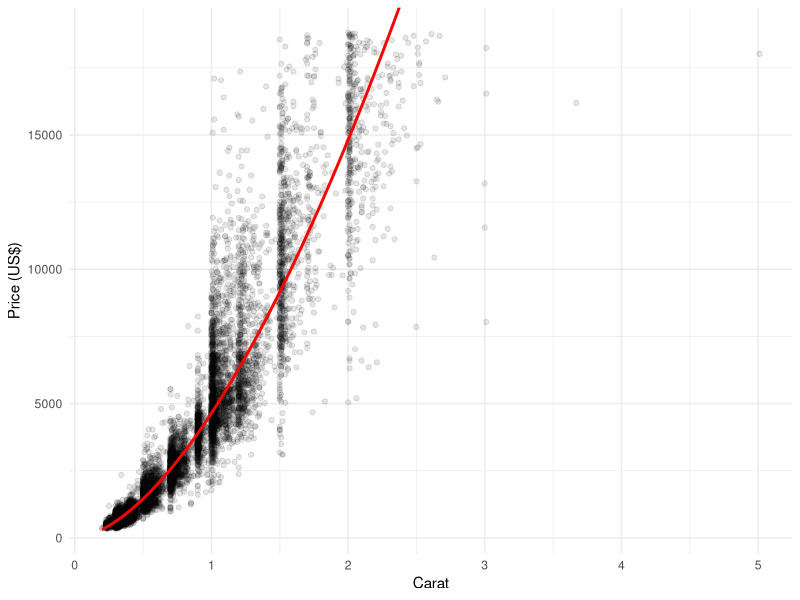
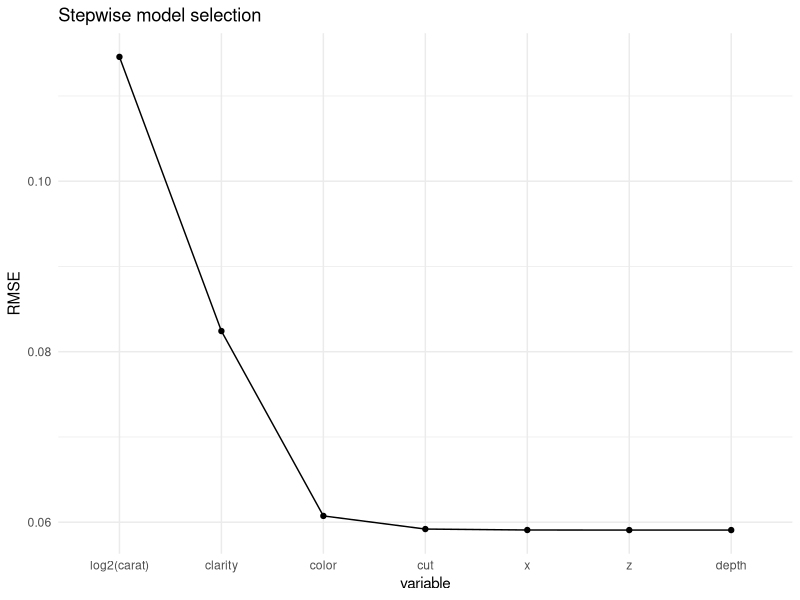

Generate these figures, in order, with R:
## ---- chunk 1
knitr::opts_chunk$set(echo = TRUE)
## ---- chunk 2
library(tidyverse)
library(modelr)

set.seed(1)
diamonds10k <- diamonds %>%
  sample_n(10000) %>%
  mutate(cut_ord = cut,
         color_ord = forcats::fct_relevel(color, rev(levels(color))),
         clarity_ord = clarity,
         cut = as.character(cut_ord),
         color = as.character(color_ord),
         clarity = as.character(clarity_ord))

diamonds10k
## ---- chunk 3
fit1 <- lm(log10(price) ~ log2(carat), data=diamonds10k)
## ---- chunk 4
fit2 <- lm(log10(price) ~ log2(carat) + cut + color + clarity, data=diamonds10k)
## ---- chunk 5
diamonds10k %>%
  add_predictions(fit1, "log10pred") %>%
  mutate(pred = 10^log10pred) %>%
  ggplot(aes(x=carat)) +
  geom_point(aes(y=price), alpha=0.1) +
  geom_line(aes(y=pred), color="red", size=1) +
  coord_cartesian(xlim=range(diamonds10k$carat),
                  ylim=range(diamonds10k$price)) +
  labs(x="Carat", y="Price (US$)") +
  theme_minimal()
## ---- chunk 6
library(broom)

glance(fit1)

glance(fit2)
## ---- chunk 7
AIC(fit1)
AIC(fit2)
## ---- chunk 8
BIC(fit1)
BIC(fit2)
## ---- chunk 9
sqrt(mean(resid(fit1)^2)) # direct calculation

modelr::rmse(fit1, diamonds10k) # convenience

modelr::rmse(fit2, diamonds10k)
## ---- chunk 10
mean(abs(resid(fit1))) # direct calculation

modelr::mae(fit1, diamonds10k) # convenience

modelr::mae(fit2, diamonds10k)
## ---- chunk 11
fit3 <- lm(log10(price) ~ log2(carat) + cut + color + clarity +
             x + y + z, data=diamonds10k)

fit4 <- lm(log10(price) ~ log2(carat) + cut + color + clarity +
             x + y + z + depth + table, data=diamonds10k)
## ---- chunk 12
rmse(fit1, diamonds10k) # 1 variable
rmse(fit2, diamonds10k) # 4 variables
rmse(fit3, diamonds10k) # 7 variables
rmse(fit4, diamonds10k) # 9 variables
## ---- chunk 13
mae(fit1, diamonds10k) # 1 variable
mae(fit2, diamonds10k) # 4 variables
mae(fit3, diamonds10k) # 7 variables
mae(fit4, diamonds10k) # 9 variables
## ---- chunk 14
set.seed(2)
diamonds_part <- resample_partition(diamonds10k,
                                    p=c(train=0.6,
                                        valid=0.2,
                                        test=0.2))

diamonds_part
## ---- chunk 15
fit_t1 <- lm(log10(price) ~ log2(carat), data=diamonds_part$train)

fit_t2 <- lm(log10(price) ~ log2(carat) + cut + color + clarity,
             data=diamonds_part$train)

fit_t3 <- lm(log10(price) ~ log2(carat) + cut + color + clarity +
               x + y + z, data=diamonds_part$train)

fit_t4 <- lm(log10(price) ~ log2(carat) + cut + color + clarity +
               x + y + z + depth + table, data=diamonds_part$train)
## ---- chunk 16
rmse(fit_t1, diamonds_part$valid) # 1 variable
rmse(fit_t2, diamonds_part$valid) # 4 variables
rmse(fit_t3, diamonds_part$valid) # 7 variables
rmse(fit_t4, diamonds_part$valid) # 9 variables
## ---- chunk 17
rmse(fit_t3, diamonds_part$test)
## ---- chunk 18
set.seed(3)

diamonds_train <- diamonds10k[-diamonds_part$test$idx,]

diamonds_cv <- crossv_kfold(diamonds_train, 5)

diamonds_cv
## ---- chunk 19
cv_t1 <- diamonds_cv %>%
  mutate(fit = purrr::map(train,
                   ~ lm(log10(price) ~ log2(carat), data = .)),
         rmse = purrr::map2_dbl(fit, test, ~ rmse(.x, .y)))

cv_t1
## ---- chunk 20
mean(cv_t1$rmse)
## ---- chunk 21
do_diamonds_cv <- function(formula) {
  diamonds_cv %>%
    mutate(fit = map(train,
                     ~ lm(formula, data = .)),
         rmse = map2_dbl(fit, test, ~ rmse(.x, .y))) %>%
    summarize(cv_rmse = mean(rmse)) %>%
    pull(cv_rmse)
}
## ---- chunk 22
do_diamonds_cv(log10(price) ~ log2(carat))

do_diamonds_cv(log10(price) ~ log2(carat) + cut + color + clarity)

do_diamonds_cv(log10(price) ~ log2(carat) + cut + color + clarity +
                 x + y + z)

do_diamonds_cv(log10(price) ~ log2(carat) + cut + color + clarity +
                 x + y + z + depth + table)
## ---- chunk 23
fit_cv_t2 <- lm(log10(price) ~ log2(carat) + cut + color + clarity,
                data=diamonds_train)

rmse(fit_cv_t2, diamonds_part$test)
## ---- chunk 24
step1 <- function(response, predictors, candidates, partition)
{
  rhs <- paste0(paste0(predictors, collapse="+"), "+", candidates)
  formulas <- lapply(paste0(response, "~", rhs), as.formula)
  rmses <- sapply(formulas,
                  function(fm) rmse(lm(fm, data=partition$train),
                                    data=partition$valid))
  names(rmses) <- candidates
  attr(rmses, "best") <- rmses[which.min(rmses)]
  rmses
}
## ---- chunk 25
model <- NULL
## ---- chunk 26
preds <- "1"
cands <- c("log2(carat)", "cut", "color", "clarity",
          "x", "y", "z", "depth", "table")
s1 <- step1("log10(price)", preds, cands, diamonds_part)

model <- c(model, attr(s1, "best"))
s1
## ---- chunk 27
preds <- "log2(carat)"
cands <- c("cut", "color", "clarity",
          "x", "y", "z", "depth", "table")

s1 <- step1("log10(price)", preds, cands, diamonds_part)

model <- c(model, attr(s1, "best"))
s1
## ---- chunk 28
preds <- c("log2(carat)", "clarity")
cands <- c("cut", "color",
          "x", "y", "z", "depth", "table")

s1 <- step1("log10(price)", preds, cands, diamonds_part)

model <- c(model, attr(s1, "best"))
s1
## ---- chunk 29
preds <- c("log2(carat)", "clarity", "color")
cands <- c("cut",
          "x", "y", "z", "depth", "table")

s1 <- step1("log10(price)", preds, cands, diamonds_part)

model <- c(model, attr(s1, "best"))
s1
## ---- chunk 30
preds <- c("log2(carat)", "clarity", "color", "cut")
cands <- c("x", "y", "z", "depth", "table")

s1 <- step1("log10(price)", preds, cands, diamonds_part)

model <- c(model, attr(s1, "best"))
s1
## ---- chunk 31
preds <- c("log2(carat)", "clarity", "color", "cut",
           "x")
cands <- c("y", "z", "depth", "table")

s1 <- step1("log10(price)", preds, cands, diamonds_part)

model <- c(model, attr(s1, "best"))
s1
## ---- chunk 32
preds <- c("log2(carat)", "clarity", "color", "cut",
           "x", "z")
cands <- c("y", "depth", "table")

s1 <- step1("log10(price)", preds, cands, diamonds_part)

model <- c(model, attr(s1, "best"))
s1
## ---- chunk 33
step_model <- tibble(index=seq_along(model),
                     variable=factor(names(model), levels=names(model)),
                     RMSE=model)

ggplot(step_model, aes(y=RMSE)) +
  geom_point(aes(x=variable)) +
  geom_line(aes(x=index)) +
  labs(title="Stepwise model selection") +
  theme_minimal()
